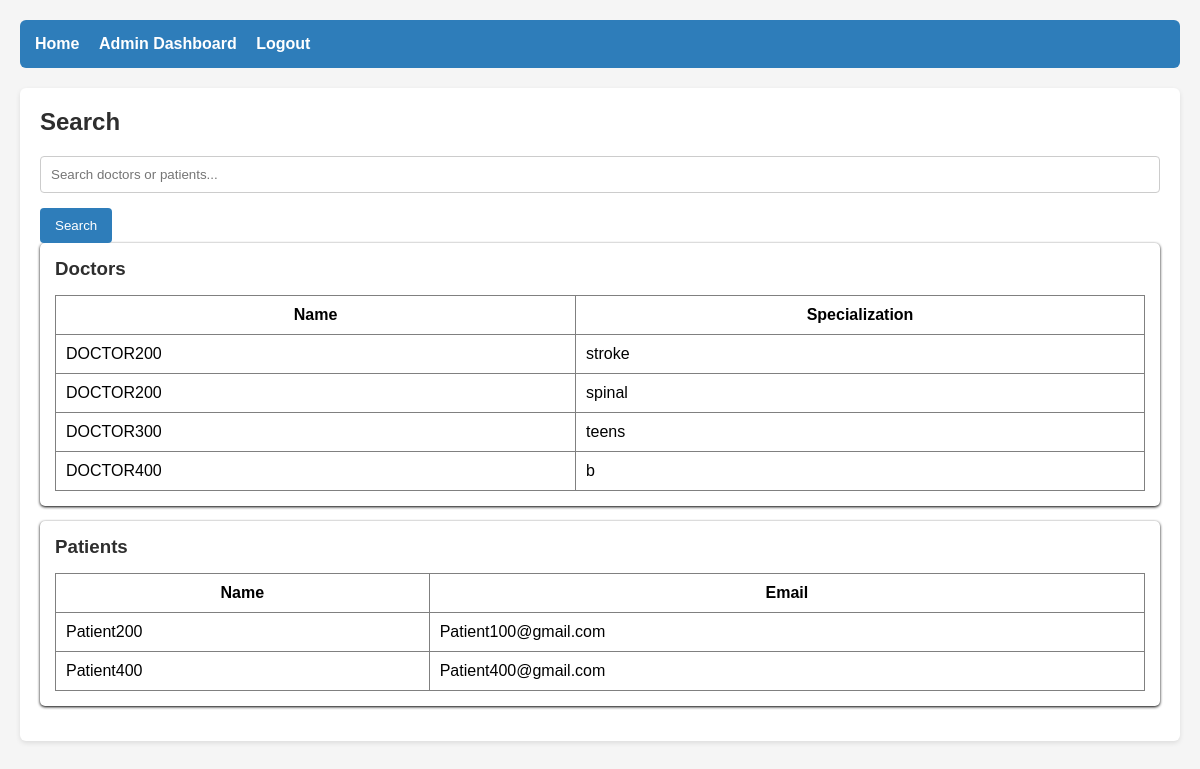
Page /admin/search (signed in) on the committed database.
### app.py (models this page shows, shortened)
class Doctor(db.Model):#The Doctor is linked with the user stores the department and the specalization
    __tablename__ = 'doctors'
    id = db.Column(db.Integer, primary_key=True)
    user_id = db.Column(db.Integer, db.ForeignKey('users.id'), nullable=False)
    specialization = db.Column(db.String(120), nullable=False)
    department_id = db.Column(db.Integer, db.ForeignKey('departments.id'))
    bio = db.Column(db.String(255))
    appointments = db.relationship('Appointment', backref='doctor', lazy=True)
    avail = db.relationship('DoctorAvail', backref='doctor', lazy=True )

class User(db.Model):
    __tablename__ = 'users'
    id = db.Column(db.Integer,primary_key=True)
    name=db.Column(db.String(120), nullable=False)
    email=db.Column(db.String(120),unique=True, nullable=False)
    passwordwithhash=db.Column(db.String(255), nullable=False)
    role=db.Column(db.String(30), nullable=False)
    active=db.Column(db.Boolean, nullable=True,default=True)
    doctor=db.relationship('Doctor', backref='user',uselist=False)#user->doctor one to one relationship single object
    patient=db.relationship('Patient', backref='user',uselist=False)#user->Patient again a one to one a user can be a doctor or a patient
    @property
    def is_authenticated(self):
        return True

class Patient(db.Model):#This is the Patient Model it is in a one to one relationship with the user
    __tablename__ = 'patients'
    id = db.Column(db.Integer, primary_key=True)
    user_id = db.Column(db.Integer, db.ForeignKey('users.id'), nullable=False)
    age = db.Column(db.Integer)
    gender = db.Column(db.String(10))
    phone = db.Column(db.String(20))
    address = db.Column(db.String(255))
    appointments = db.relationship('Appointment', backref='patient', lazy=True)

### app.py (the view)
        @login_required
        def wrapper(*args, **kwargs):
            if current_user.role != role:
                abort(403)
            if not current_user.active:
                flash("Your account is deactivated/blacklisted.", "danger")#Ensures that user is logged in has the correct role and is active
                return redirect(url_for('login'))
            return fn(*args, **kwargs)

### app.py (called while the page is built)
@login_manager.user_loader
def load_user(user_id):
    return User.query.get(int(user_id))

def role_required(role):
    def decorator(fn):
        @login_required
        def wrapper(*args, **kwargs):
            if current_user.role != role:
                abort(403)
            if not current_user.active:
                flash("Your account is deactivated/blacklisted.", "danger")#Ensures that user is logged in has the correct role and is active
                return redirect(url_for('login'))
            return fn(*args, **kwargs)
        wrapper.__name__ = fn.__name__
        return wrapper
    return decorator

@app.route('/admin/search')
@role_required('admin')
def doctor_search():
    qr = request.args.get('qr', '')
    doct = Doctor.query.join(User).filter(
        (User.name.ilike(f'%{qr}%')) |
        (Doctor.specialization.ilike(f'%{qr}%'))
    ).all()
    patient = Patient.query.join(User).filter(
        (User.name.ilike(f'%{qr}%')) |
        (User.email.ilike(f'%{qr}%'))
    ).all()
    return render_template('admin/search.html', qr=qr, doct=doct, patient=patient)

### templates/admin/search.html
{% extends "base.html" %}
{% block content %}
<h2>Search</h2>
<form method="GET">
    <input type="text" name="qr" value="{{ qr }}" placeholder="Search doctors or patients...">
    <button type="submit">Search</button>
</form>
<div class="card">
    <h3>Doctors</h3>
    <table>
        <tr><th>Name</th>
            <th>Specialization</th>
        </tr>
        {% for d in doct %}
        <tr>
            <td>{{ d.user.name }}</td>
            <td>{{ d.specialization }}</td>
        </tr>
        {% endfor %}
    </table>
</div>
<div class="card">
    <h3>Patients</h3>
    <table>
        <tr>
            <th>Name</th>
            <th>Email</th>
        </tr>
 {% for p in patient %}
        <tr>
            <td>{{ p.user.name }}</td>
            <td>{{ p.user.email }}</td>
        </tr>
        {% endfor %}
    </table>
</div>
{% endblock %}

### static/styles.css (style rules this page uses)
* { margin: 0; padding: 0; box-sizing: border-box; font-family: Arial, sans-serif; }
body { background: #f5f5f5; padding: 20px; }
h1, h2, h3 { margin-bottom: 15px; color: #2e2e2e; }
form input, form select, form textarea { width: 100%; padding: 10px; margin-top: 5px; border: 1px solid #ccc; border-radius: 4px; }
button, .btn { background: #2e7dba; color: white; padding: 10px 15px; border: none; margin-top: 15px; border-radius: 4px; cursor: pointer; }
table { width: 100%; border-collapse: collapse; margin-top: 15px; }
table th, table td { border: 1px solid grey; padding: 10px; }
table th { background: white; }
.card { background: white; padding: 15px; border-radius: 5px; box-shadow: 0 1px 3px black; margin-bottom: 15px; }

### rows in the picture
Doctor: user.name "DOCTOR200", specialization "stroke"
Doctor: user.name "DOCTOR200", specialization "spinal"
Doctor: user.name "DOCTOR300", specialization "teens"
Doctor: user.name "DOCTOR400", specialization "b"
Patient: user.name "Patient200", user.email "Patient100@gmail.com"
Patient: user.name "Patient400", user.email "Patient400@gmail.com"
